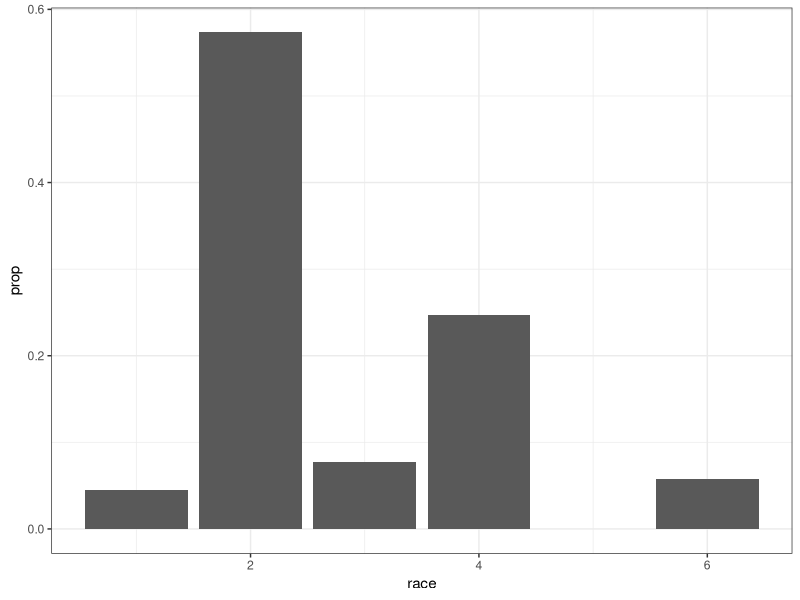
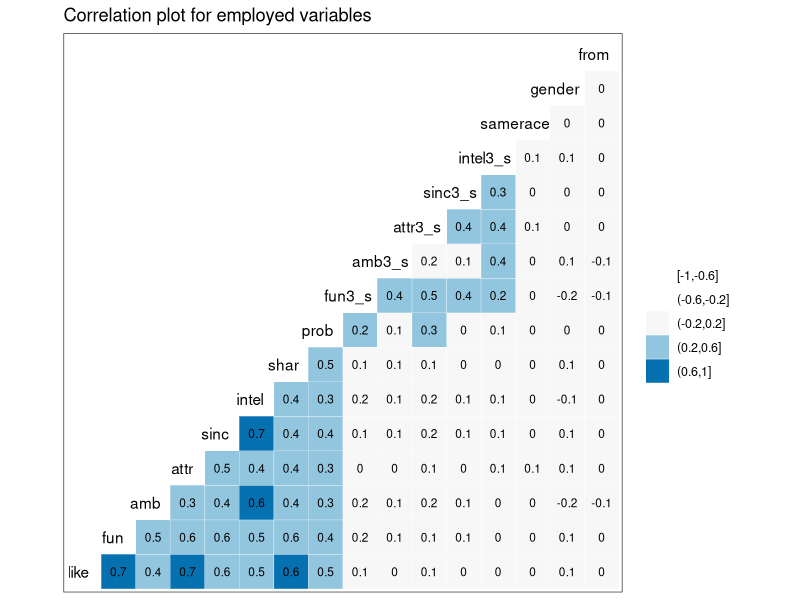
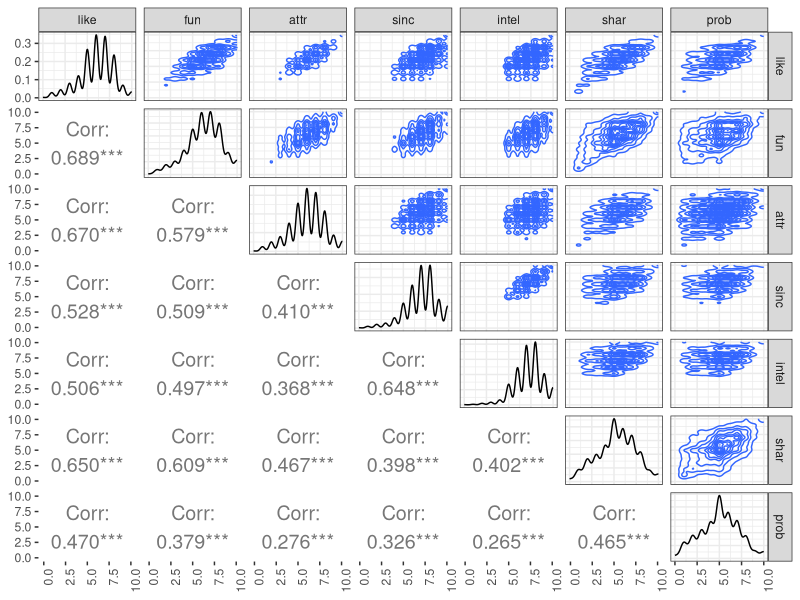
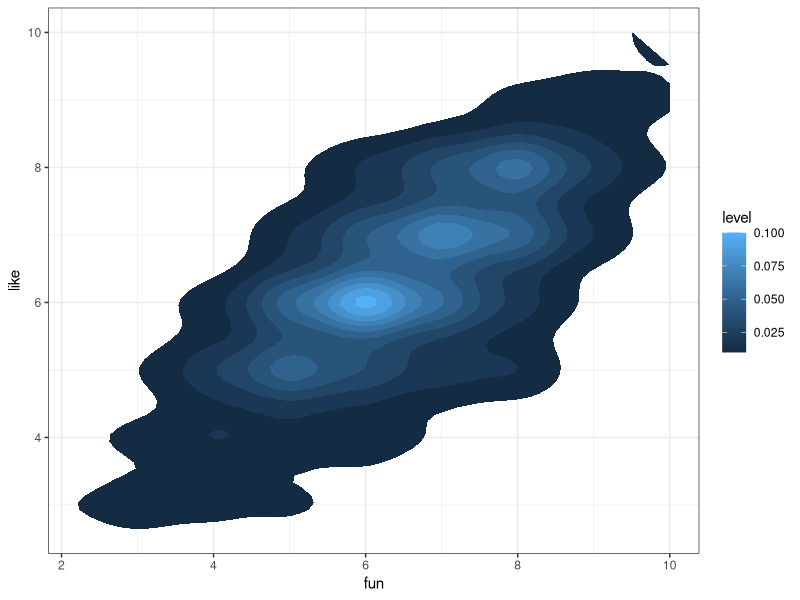
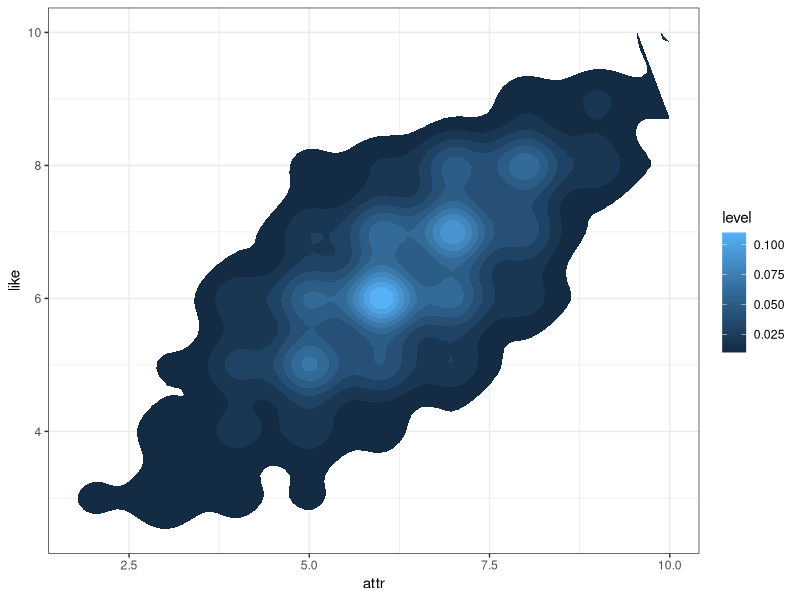
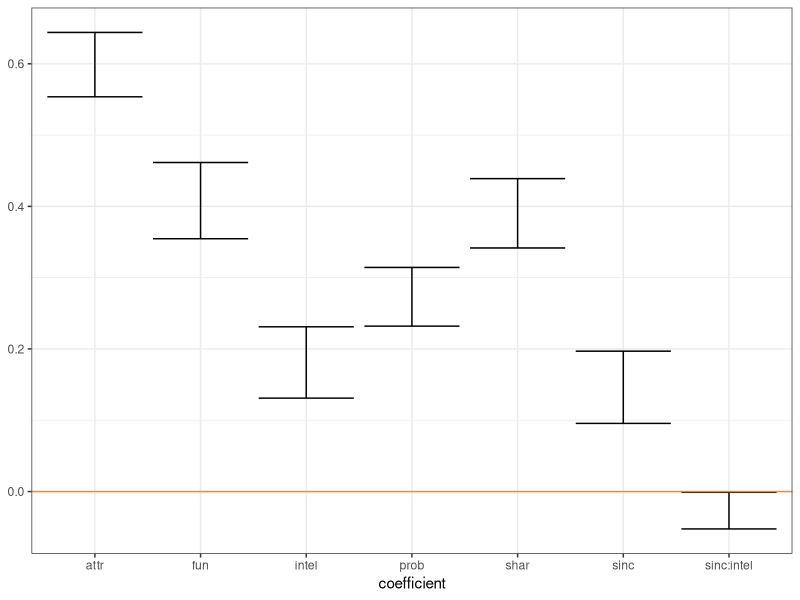
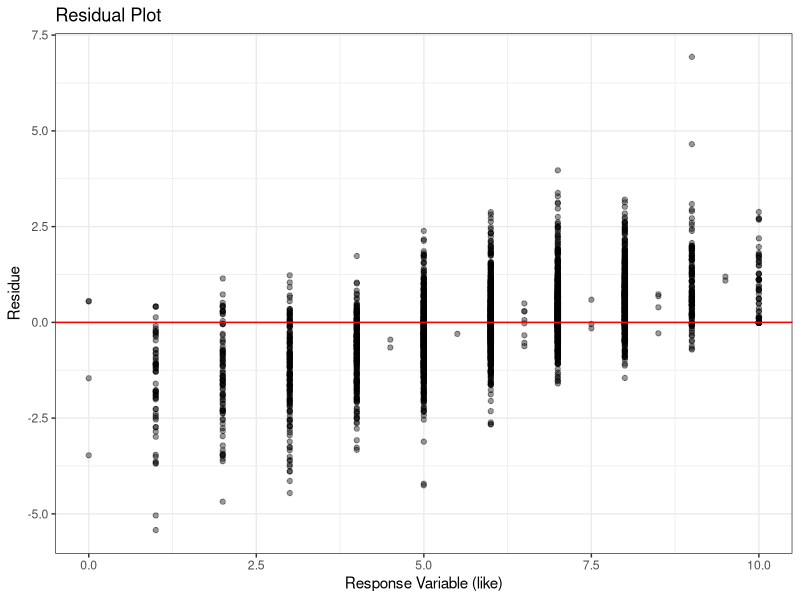
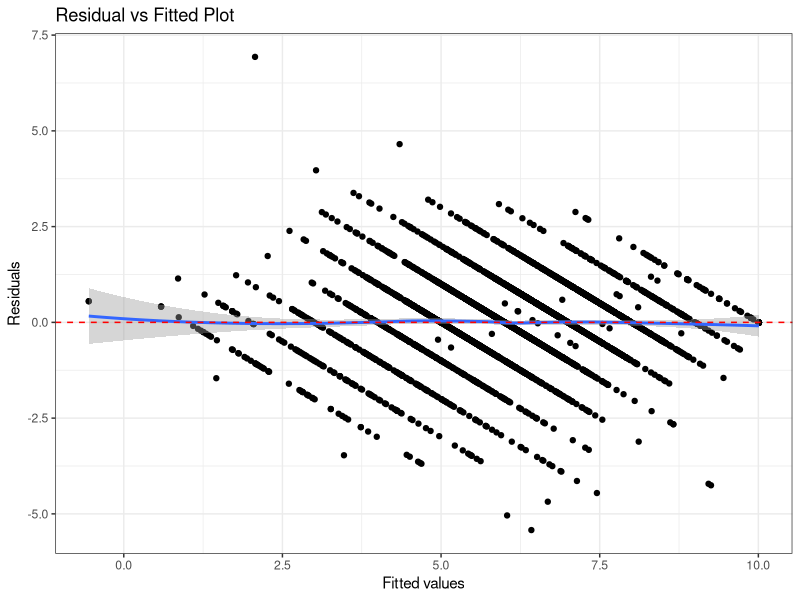

R code for these plots, in order:
## ---- chunk 1
library(tidyverse)
library(modelr)
library(GGally)
library(caret)
library(broom)
library(here)

theme_set(theme_bw())
## ---- chunk 2
data <- read_csv(here("data/speed-dating.csv"),
                 progress = FALSE,
                 col_types =cols(.default = col_integer(),
                                 int_corr = col_double(),
                                 field = col_character(),
                                 from = col_character(),
                                 career = col_character(),
                                 attr = col_double(),
                                 samerace = col_character(),
                                 sinc = col_double(),
                                 intel = col_double(),
                                 fun = col_double(),
                                 amb = col_double(),
                                 shar = col_double(),
                                 like = col_double(),
                                 prob = col_double(),
                                 match_es = col_double(),
                                 attr3_s = col_double(),
                                 sinc3_s = col_double(),
                                 intel3_s = col_double(),
                                 fun3_s = col_double(),
                                 amb3_s = col_double())) %>%
  mutate(from = as.numeric(factor(from)),
         gender = as.numeric(factor(gender)),
         samerace = as.numeric(factor(samerace)))

data %>%
  glimpse()
## ---- chunk 3
data %>%
  na.omit(race) %>%
  ggplot(aes(race, ..prop..)) +
  geom_bar()
## ---- chunk 4
require(GGally)

data %>% 
  select(like,fun,amb,attr,
         sinc,intel,shar,prob,
         fun3_s,amb3_s,attr3_s,
         sinc3_s,intel3_s,samerace,
         gender,from) %>% 
  na.omit() %>%
  ggcorr(palette = "RdBu", label = TRUE,
       hjust = 0.75, label_size = 3, nbreaks = 5) +
  ggtitle("Correlation plot for employed variables")
## ---- chunk 5
data %>% 
  select(like,fun,attr,sinc,
         intel,shar,prob) %>% 
  na.omit() %>%
  ggpairs(upper = list(continuous = "density"), 
        lower = list(continuous = wrap("cor", size=5)),
        axisLabels = 'show',progress = F) +
  theme(axis.text.x = element_text(angle = 90, hjust = 1))
## ---- chunk 6
data %>%
  na.omit(fun, like) %>%
  ggplot(aes(fun, like)) +
  stat_density2d(aes(fill = ..level..),
                 geom = "polygon")
## ---- chunk 7
data %>%
  na.omit(attr, like) %>%
  ggplot(aes(attr, like)) +
  stat_density2d(aes(fill = ..level..),
                 geom = "polygon")
## ---- chunk 8
data %>%  # Keep only candidate and response variables
  select(from, fun, prob, order,
         attr, sinc, prob, shar, 
         intel, like, gender, samerace) %>%
  na.omit() -> data  # remove NAs

data %>% ## Put numeric predictor variables on same scale 
   mutate_at(.vars = vars(fun, prob, order,attr,
                          sinc, prob, shar,intel),
             .funs = funs(as.numeric(scale(.)))) -> data_scaled

data_scaled %>%
  glimpse()
## ---- chunk 9
set.seed(101) # We set the set for reason of reproducibility

## Adding surrogate key to dataframe
data_scaled$id <- 1:nrow(data_scaled)

data_scaled %>% 
  dplyr::sample_frac(.8) -> training

training %>% 
  glimpse()
## ---- chunk 10
dplyr::anti_join(data_scaled, 
                 training, 
                 by = 'id') -> testing
testing %>% 
  glimpse()
## ---- chunk 11
mod <- lm(like ~ fun + attr + shar + sinc + prob + sinc * intel, 
          data = training)

glance(mod) 
## ---- chunk 12
tibble::as_tibble(rownames = "coefficient",
                  confint(mod)) 
## ---- chunk 13
tibble::as_tibble(rownames = "coefficient",
                  confint(mod)) %>%
  filter(coefficient != "(Intercept)") %>%
  ggplot(aes(coefficient,ymin = `2.5 %`, ymax = `97.5 %`)) +
  geom_errorbar() +
  geom_hline(yintercept = 0, colour = "darkorange")
## ---- chunk 14
mod.res <- resid(mod)
std.resid <- rstandard(mod)
like <- training$like

resid_data <- data.frame(mod.res,std.resid,like,
                       stringsAsFactors=FALSE)
resid_data %>% 
  sample_n(10)
## ---- chunk 15
resid_data %>%
  ggplot(aes(like, mod.res)) +
  geom_point(alpha = 0.4) +
  geom_hline(yintercept = 0,
             color = "red") +
  labs(x = "Response Variable (like)", y = "Residue") +
  ggtitle("Residual Plot")
## ---- chunk 16
mod %>%
  ggplot(aes(.fitted, .resid)) + 
  geom_point() +
  stat_smooth(method="loess") + 
  geom_hline(yintercept=0, col="red", linetype="dashed") + 
  xlab("Fitted values") + ylab("Residuals") + 
  ggtitle("Residual vs Fitted Plot")
## ---- chunk 17
y <- quantile(resid_data$std.resid[!is.na(resid_data$std.resid)], c(0.25, 0.75))
x <- qnorm(c(0.25, 0.75))
slope <- diff(y)/diff(x)
int <- y[1L] - slope * x[1L]

resid_data %>%
  ggplot(aes(sample=std.resid)) +
  stat_qq(shape=1, size=3) +      # open circles
  labs(title="Normal Q-Q",        # plot title
  x="Theoretical Quantiles",      # x-axis label
  y="Standardized Residuals") +   # y-axis label
  geom_abline(slope = slope,
              color = "red",
              size = 0.8,
              intercept = int,
              linetype="dashed")  # dashed reference line
## ---- chunk 18
mod %>%
  ggplot(aes(.fitted, 
             sqrt(abs(.stdresid)))) + 
  geom_point(na.rm=TRUE) + 
  stat_smooth(method="loess",
              na.rm = TRUE) +
  labs(title = "Scale-Location",
       x= "Fitted Value",
       y = expression(sqrt("|Standardized residuals|")))
## ---- chunk 19
mod %>%
  ggplot(aes(.hat, .stdresid)) + 
  geom_point(aes(size=.cooksd), na.rm=TRUE) +
  stat_smooth(method="loess", na.rm=TRUE) +
  xlab("Leverage")+ylab("Standardized Residuals") + 
  ggtitle("Residual vs Leverage Plot") + 
  scale_size_continuous("Cook's Distance", range=c(1,5)) +    
  theme(legend.position="bottom")
## ---- chunk 20
mod %>%
  ggplot(aes(.hat, .cooksd)) + 
  geom_point(na.rm=TRUE) + 
  stat_smooth(method="loess", na.rm=TRUE) + 
  xlab("Leverage hii")+ylab("Cook's Distance") + 
  ggtitle("Cook's dist vs Leverage hii/(1-hii)") + 
  geom_abline(slope=seq(0,3,0.5), color="gray", linetype="dashed")
## ---- chunk 21
predictions <- mod %>% predict(testing)

data.frame( R2 = caret::R2(predictions, testing$like),
            RMSE = caret::RMSE(predictions, testing$like),
            MAE = caret::MAE(predictions, testing$like),
            ERR = caret::RMSE(predictions, testing$like)/
              mean(testing$like))
